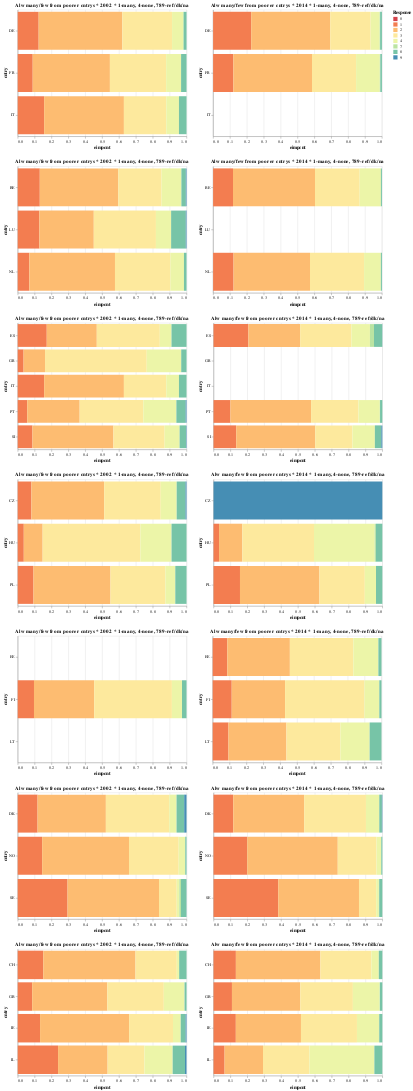

Notebook source saved alongside this figure:
### Code cell
utils.multigroup_plot(imm, ALL, 'eimpcnt')

### Figure 1 — Vega-Lite specification as saved in the notebook (floating-point values rounded to 4 significant figures)
{"$schema": "https://vega.github.io/schema/vega-lite/v2.6.0.json", "config": {"view": {"height": 300, "width": 400}}, "datasets": {"data-21030d6520898c2d5eb623ac5236640b": [{"cntry": "ES", "eimpcnt": 0.172, "essrnd": 1, "response": 1}, {"cntry": "ES", "eimpcnt": 0.2964, "essrnd": 1, "response": 2}, {"cntry": "ES", "eimpcnt": 0.3733, "essrnd": 1, "response": 3}, {"cntry": "ES", "eimpcnt": 0.0669, "essrnd": 1, "response": 4}, {"cntry": "ES", "eimpcnt": 0.003197, "essrnd": 1, "response": 7}, {"cntry": "ES", "eimpcnt": 0.08811, "essrnd": 1, "response": 8}, {"cntry": "PT", "eimpcnt": 0.05644, "essrnd": 1, "response": 1}, {"cntry": "PT", "eimpcnt": 0.3104, "essrnd": 1, "response": 2}, {"cntry": "PT", "eimpcnt": 0.3772, "essrnd": 1, "response": 3}, {"cntry": "PT", "eimpcnt": 0.1951, "essrnd": 1, "response": 4}, {"cntry": "PT", "eimpcnt": 0.0008244, "essrnd": 1, "response": 7}, {"cntry": "PT", "eimpcnt": 0.05472, "essrnd": 1, "response": 8}, {"cntry": "PT", "eimpcnt": 0.005296, "essrnd": 1, "response": 9}, {"cntry": "GR", "eimpcnt": 0.03473, "essrnd": 1, "response": 1}, {"cntry": "GR", "eimpcnt": 0.1271, "essrnd": 1, "response": 2}, {"cntry": "GR", "eimpcnt": 0.6026, "essrnd": 1, "response": 3}, {"cntry": "GR", "eimpcnt": 0.2036, "essrnd": 1, "response": 4}, {"cntry": "GR", "eimpcnt": 0.0004867, "essrnd": 1, "response": 7}, {"cntry": "GR", "eimpcnt": 0.03142, "essrnd": 1, "response": 8}, {"cntry": "IT", "eimpcnt": 0.1566, "essrnd": 1, "response": 1}, {"cntry": "IT", "eimpcnt": 0.4724, "essrnd": 1, "response": 2}, {"cntry": "IT", "eimpcnt": 0.2508, "essrnd": 1, "response": 3}, {"cntry": "IT", "eimpcnt": 0.07535, "essrnd": 1, "response": 4}, {"cntry": "IT", "eimpcnt": 0.04481, "essrnd": 1, "response": 8}, {"cntry": "SI", "eimpcnt": 0.08711, "essrnd": 1, "response": 1}, {"cntry": "SI", "eimpcnt": 0.4798, "essrnd": 1, "response": 2}, {"cntry": "SI", "eimpcnt": 0.3037, "essrnd": 1, "response": 3}, {"cntry": "SI", "eimpcnt": 0.08848, "essrnd": 1, "response": 4}, {"cntry": "SI", "eimpcnt": 0.03808, "essrnd": 1, "response": 8}, {"cntry": "SI", "eimpcnt": 0.002876, "essrnd": 1, "response": 9}], "data-21fa301419c89dcaf114e5a032d7178f": [{"cntry": "EE", "eimpcnt": 0.0865, "essrnd": 7, "response": 1}, {"cntry": "EE", "eimpcnt": 0.3707, "essrnd": 7, "response": 2}, {"cntry": "EE", "eimpcnt": 0.3759, "essrnd": 7, "response": 3}, {"cntry": "EE", "eimpcnt": 0.1484, "essrnd": 7, "response": 4}, {"cntry": "EE", "eimpcnt": 0.01844, "essrnd": 7, "response": 8}, {"cntry": "FI", "eimpcnt": 0.1128, "essrnd": 7, "response": 1}, {"cntry": "FI", "eimpcnt": 0.3161, "essrnd": 7, "response": 2}, {"cntry": "FI", "eimpcnt": 0.4704, "essrnd": 7, "response": 3}, {"cntry": "FI", "eimpcnt": 0.0862, "essrnd": 7, "response": 4}, {"cntry": "FI", "eimpcnt": 0.001814, "essrnd": 7, "response": 7}, {"cntry": "FI", "eimpcnt": 0.01267, "essrnd": 7, "response": 8}, {"cntry": "LT", "eimpcnt": 0.09347, "essrnd": 7, "response": 1}, {"cntry": "LT", "eimpcnt": 0.3434, "essrnd": 7, "response": 2}, {"cntry": "LT", "eimpcnt": 0.3198, "essrnd": 7, "response": 3}, {"cntry": "LT", "eimpcnt": 0.1731, "essrnd": 7, "response": 4}, {"cntry": "LT", "eimpcnt": 0.07016, "essrnd": 7, "response": 8}], "data-2ce0c29132242f0ea83e458c3a80968d": [{"cntry": "DK", "eimpcnt": 0.1176, "essrnd": 1, "response": 1}, {"cntry": "DK", "eimpcnt": 0.4046, "essrnd": 1, "response": 2}, {"cntry": "DK", "eimpcnt": 0.3752, "essrnd": 1, "response": 3}, {"cntry": "DK", "eimpcnt": 0.04353, "essrnd": 1, "response": 4}, {"cntry": "DK", "eimpcnt": 0.04535, "essrnd": 1, "response": 8}, {"cntry": "DK", "eimpcnt": 0.0137, "essrnd": 1, "response": 9}, {"cntry": "NO", "eimpcnt": 0.1447, "essrnd": 1, "response": 1}, {"cntry": "NO", "eimpcnt": 0.5144, "essrnd": 1, "response": 2}, {"cntry": "NO", "eimpcnt": 0.2947, "essrnd": 1, "response": 3}, {"cntry": "NO", "eimpcnt": 0.03707, "essrnd": 1, "response": 4}, {"cntry": "NO", "eimpcnt": 0.001728, "essrnd": 1, "response": 7}, {"cntry": "NO", "eimpcnt": 0.007374, "essrnd": 1, "response": 8}, {"cntry": "SE", "eimpcnt": 0.2953, "essrnd": 1, "response": 1}, {"cntry": "SE", "eimpcnt": 0.5418, "essrnd": 1, "response": 2}, {"cntry": "SE", "eimpcnt": 0.1047, "essrnd": 1, "response": 3}, {"cntry": "SE", "eimpcnt": 0.01538, "essrnd": 1, "response": 4}, {"cntry": "SE", "eimpcnt": 0.01017, "essrnd": 1, "response": 7}, {"cntry": "SE", "eimpcnt": 0.03213, "essrnd": 1, "response": 8}, {"cntry": "SE", "eimpcnt": 0.0004953, "essrnd": 1, "response": 9}], "data-2e280d7c9b11625b8d409eaee5e2ba03": [{"cntry": "CH", "eimpcnt": 0.1513, "essrnd": 1, "response": 1}, {"cntry": "CH", "eimpcnt": 0.5462, "essrnd": 1, "response": 2}, {"cntry": "CH", "eimpcnt": 0.245, "essrnd": 1, "response": 3}, {"cntry": "CH", "eimpcnt": 0.01379, "essrnd": 1, "response": 4}, {"cntry": "CH", "eimpcnt": 0.04367, "essrnd": 1, "response": 8}, {"cntry": "GB", "eimpcnt": 0.08566, "essrnd": 1, "response": 1}, {"cntry": "GB", "eimpcnt": 0.4452, "essrnd": 1, "response": 2}, {"cntry": "GB", "eimpcnt": 0.3346, "essrnd": 1, "response": 3}, {"cntry": "GB", "eimpcnt": 0.122, "essrnd": 1, "response": 4}, {"cntry": "GB", "eimpcnt": 0.001112, "essrnd": 1, "response": 7}, {"cntry": "GB", "eimpcnt": 0.0114, "essrnd": 1, "response": 8}, {"cntry": "IE", "eimpcnt": 0.1323, "essrnd": 1, "response": 1}, {"cntry": "IE", "eimpcnt": 0.5276, "essrnd": 1, "response": 2}, {"cntry": "IE", "eimpcnt": 0.2599, "essrnd": 1, "response": 3}, {"cntry": "IE", "eimpcnt": 0.04577, "essrnd": 1, "response": 4}, {"cntry": "IE", "eimpcnt": 0.0288, "essrnd": 1, "response": 8}, {"cntry": "IE", "eimpcnt": 0.005579, "essrnd": 1, "response": 9}, {"cntry": "IL", "eimpcnt": 0.239, "essrnd": 1, "response": 1}, {"cntry": "IL", "eimpcnt": 0.2935, "essrnd": 1, "response": 2}, {"cntry": "IL", "eimpcnt": 0.2183, "essrnd": 1, "response": 3}, {"cntry": "IL", "eimpcnt": 0.1672, "essrnd": 1, "response": 4}, {"cntry": "IL", "eimpcnt": 0.07289, "essrnd": 1, "response": 8}, {"cntry": "IL", "eimpcnt": 0.009146, "essrnd": 1, "response": 9}], "data-4727062a19b64a0c220c93d1cd1ff5c6": [{"cntry": "DE", "eimpcnt": 0.1241, "essrnd": 1, "response": 1}, {"cntry": "DE", "eimpcnt": 0.4955, "essrnd": 1, "response": 2}, {"cntry": "DE", "eimpcnt": 0.2947, "essrnd": 1, "response": 3}, {"cntry": "DE", "eimpcnt": 0.06544, "essrnd": 1, "response": 4}, {"cntry": "DE", "eimpcnt": 0.003896, "essrnd": 1, "response": 7}, {"cntry": "DE", "eimpcnt": 0.01632, "essrnd": 1, "response": 8}, {"cntry": "FR", "eimpcnt": 0.08881, "essrnd": 1, "response": 1}, {"cntry": "FR", "eimpcnt": 0.4573, "essrnd": 1, "response": 2}, {"cntry": "FR", "eimpcnt": 0.3331, "essrnd": 1, "response": 3}, {"cntry": "FR", "eimpcnt": 0.08863, "essrnd": 1, "response": 4}, {"cntry": "FR", "eimpcnt": 0.03221, "essrnd": 1, "response": 8}, {"cntry": "IT", "eimpcnt": 0.1566, "essrnd": 1, "response": 1}, {"cntry": "IT", "eimpcnt": 0.4724, "essrnd": 1, "response": 2}, {"cntry": "IT", "eimpcnt": 0.2508, "essrnd": 1, "response": 3}, {"cntry": "IT", "eimpcnt": 0.07535, "essrnd": 1, "response": 4}, {"cntry": "IT", "eimpcnt": 0.04481, "essrnd": 1, "response": 8}], "data-4b9bf45a5e732a5a0cfc5ff7a6ea617f": [{"cntry": "PL", "eimpcnt": 0.09339, "essrnd": 1, "response": 1}, {"cntry": "PL", "eimpcnt": 0.4563, "essrnd": 1, "response": 2}, {"cntry": "PL", "eimpcnt": 0.325, "essrnd": 1, "response": 3}, {"cntry": "PL", "eimpcnt": 0.05878, "essrnd": 1, "response": 4}, {"cntry": "PL", "eimpcnt": 0.06658, "essrnd": 1, "response": 8}, {"cntry": "HU", "eimpcnt": 0.03593, "essrnd": 1, "response": 1}, {"cntry": "HU", "eimpcnt": 0.1117, "essrnd": 1, "response": 2}, {"cntry": "HU", "eimpcnt": 0.5791, "essrnd": 1, "response": 3}, {"cntry": "HU", "eimpcnt": 0.1845, "essrnd": 1, "response": 4}, {"cntry": "HU", "eimpcnt": 0.08876, "essrnd": 1, "response": 8}, {"cntry": "CZ", "eimpcnt": 0.08111, "essrnd": 1, "response": 1}, {"cntry": "CZ", "eimpcnt": 0.4312, "essrnd": 1, "response": 2}, {"cntry": "CZ", "eimpcnt": 0.335, "essrnd": 1, "response": 3}, {"cntry": "CZ", "eimpcnt": 0.09449, "essrnd": 1, "response": 4}, {"cntry": "CZ", "eimpcnt": 0.05233, "essrnd": 1, "response": 8}, {"cntry": "CZ", "eimpcnt": 0.005934, "essrnd": 1, "response": 9}], "data-672e9588717fdf48c7c6d6b4a53b3f22": [{"cntry": "PL", "eimpcnt": 0.1567, "essrnd": 7, "response": 1}, {"cntry": "PL", "eimpcnt": 0.4707, "essrnd": 7, "response": 2}, {"cntry": "PL", "eimpcnt": 0.2688, "essrnd": 7, "response": 3}, {"cntry": "PL", "eimpcnt": 0.06618, "essrnd": 7, "response": 4}, {"cntry": "PL", "eimpcnt": 0.03759, "essrnd": 7, "response": 8}, {"cntry": "HU", "eimpcnt": 0.03258, "essrnd": 7, "response": 1}, {"cntry": "HU", "eimpcnt": 0.138, "essrnd": 7, "response": 2}, {"cntry": "HU", "eimpcnt": 0.4246, "essrnd": 7, "response": 3}, {"cntry": "HU", "eimpcnt": 0.3596, "essrnd": 7, "response": 4}, {"cntry": "HU", "eimpcnt": 0.006946, "essrnd": 7, "response": 7}, {"cntry": "HU", "eimpcnt": 0.03821, "essrnd": 7, "response": 8}, {"cntry": "CZ", "eimpcnt": 1.0, "essrnd": 7, "response": 9}], "data-6748a48e72dfc60a76a5e18b2801ee4a": [{"cntry": "ES", "eimpcnt": 0.2065, "essrnd": 7, "response": 1}, {"cntry": "ES", "eimpcnt": 0.3067, "essrnd": 7, "response": 2}, {"cntry": "ES", "eimpcnt": 0.3038, "essrnd": 7, "response": 3}, {"cntry": "ES", "eimpcnt": 0.1096, "essrnd": 7, "response": 4}, {"cntry": "ES", "eimpcnt": 0.0242, "essrnd": 7, "response": 7}, {"cntry": "ES", "eimpcnt": 0.04868, "essrnd": 7, "response": 8}, {"cntry": "ES", "eimpcnt": 0.0005442, "essrnd": 7, "response": 9}, {"cntry": "PT", "eimpcnt": 0.09978, "essrnd": 7, "response": 1}, {"cntry": "PT", "eimpcnt": 0.4781, "essrnd": 7, "response": 2}, {"cntry": "PT", "eimpcnt": 0.2806, "essrnd": 7, "response": 3}, {"cntry": "PT", "eimpcnt": 0.1264, "essrnd": 7, "response": 4}, {"cntry": "PT", "eimpcnt": 0.001488, "essrnd": 7, "response": 7}, {"cntry": "PT", "eimpcnt": 0.01353, "essrnd": 7, "response": 8}, {"cntry": "GR", "eimpcnt": 0, "essrnd": 7, "response": 0}, {"cntry": "IT", "eimpcnt": 0, "essrnd": 7, "response": 0}, {"cntry": "SI", "eimpcnt": 0.1345, "essrnd": 7, "response": 1}, {"cntry": "SI", "eimpcnt": 0.468, "essrnd": 7, "response": 2}, {"cntry": "SI", "eimpcnt": 0.2208, "essrnd": 7, "response": 3}, {"cntry": "SI", "eimpcnt": 0.1326, "essrnd": 7, "response": 4}, {"cntry": "SI", "eimpcnt": 0.03825, "essrnd": 7, "response": 8}, {"cntry": "SI", "eimpcnt": 0.006008, "essrnd": 7, "response": 9}], "data-7b885f529e5c8628a75c6cdc7dfd09c1": [{"cntry": "BE", "eimpcnt": 0.1178, "essrnd": 7, "response": 1}, {"cntry": "BE", "eimpcnt": 0.4859, "essrnd": 7, "response": 2}, {"cntry": "BE", "eimpcnt": 0.2646, "essrnd": 7, "response": 3}, {"cntry": "BE", "eimpcnt": 0.1256, "essrnd": 7, "response": 4}, {"cntry": "BE", "eimpcnt": 0.006075, "essrnd": 7, "response": 8}, {"cntry": "NL", "eimpcnt": 0.1211, "essrnd": 7, "response": 1}, {"cntry": "NL", "eimpcnt": 0.453, "essrnd": 7, "response": 2}, {"cntry": "NL", "eimpcnt": 0.3203, "essrnd": 7, "response": 3}, {"cntry": "NL", "eimpcnt": 0.09867, "essrnd": 7, "response": 4}, {"cntry": "NL", "eimpcnt": 0.001214, "essrnd": 7, "response": 7}, {"cntry": "NL", "eimpcnt": 0.005779, "essrnd": 7, "response": 8}, {"cntry": "LU", "eimpcnt": 0, "essrnd": 7, "response": 0}], "data-8cc0f1299e6c82b607bb31715eb36337": [{"cntry": "DE", "eimpcnt": 0.2255, "essrnd": 7, "response": 1}, {"cntry": "DE", "eimpcnt": 0.4682, "essrnd": 7, "response": 2}, {"cntry": "DE", "eimpcnt": 0.2394, "essrnd": 7, "response": 3}, {"cntry": "DE", "eimpcnt": 0.05351, "essrnd": 7, "response": 4}, {"cntry": "DE", "eimpcnt": 0.002779, "essrnd": 7, "response": 7}, {"cntry": "DE", "eimpcnt": 0.01058, "essrnd": 7, "response": 8}, {"cntry": "FR", "eimpcnt": 0.1201, "essrnd": 7, "response": 1}, {"cntry": "FR", "eimpcnt": 0.4658, "essrnd": 7, "response": 2}, {"cntry": "FR", "eimpcnt": 0.2611, "essrnd": 7, "response": 3}, {"cntry": "FR", "eimpcnt": 0.1405, "essrnd": 7, "response": 4}, {"cntry": "FR", "eimpcnt": 0.003161, "essrnd": 7, "response": 7}, {"cntry": "FR", "eimpcnt": 0.009358, "essrnd": 7, "response": 8}, {"cntry": "IT", "eimpcnt": 0, "essrnd": 7, "response": 0}], "data-aeefe2d3326d7aa0c1e36911f0d1e81b": [{"cntry": "CH", "eimpcnt": 0.1325, "essrnd": 7, "response": 1}, {"cntry": "CH", "eimpcnt": 0.5007, "essrnd": 7, "response": 2}, {"cntry": "CH", "eimpcnt": 0.3016, "essrnd": 7, "response": 3}, {"cntry": "CH", "eimpcnt": 0.04446, "essrnd": 7, "response": 4}, {"cntry": "CH", "eimpcnt": 0.02085, "essrnd": 7, "response": 8}, {"cntry": "GB", "eimpcnt": 0.1092, "essrnd": 7, "response": 1}, {"cntry": "GB", "eimpcnt": 0.4049, "essrnd": 7, "response": 2}, {"cntry": "GB", "eimpcnt": 0.3115, "essrnd": 7, "response": 3}, {"cntry": "GB", "eimpcnt": 0.1583, "essrnd": 7, "response": 4}, {"cntry": "GB", "eimpcnt": 0.001764, "essrnd": 7, "response": 7}, {"cntry": "GB", "eimpcnt": 0.01428, "essrnd": 7, "response": 8}, {"cntry": "IE", "eimpcnt": 0.1321, "essrnd": 7, "response": 1}, {"cntry": "IE", "eimpcnt": 0.3858, "essrnd": 7, "response": 2}, {"cntry": "IE", "eimpcnt": 0.3317, "essrnd": 7, "response": 3}, {"cntry": "IE", "eimpcnt": 0.1303, "essrnd": 7, "response": 4}, {"cntry": "IE", "eimpcnt": 0.001793, "essrnd": 7, "response": 7}, {"cntry": "IE", "eimpcnt": 0.01823, "essrnd": 7, "response": 8}, {"cntry": "IL", "eimpcnt": 0.06554, "essrnd": 7, "response": 1}, {"cntry": "IL", "eimpcnt": 0.2275, "essrnd": 7, "response": 2}, {"cntry": "IL", "eimpcnt": 0.2751, "essrnd": 7, "response": 3}, {"cntry": "IL", "eimpcnt": 0.3846, "essrnd": 7, "response": 4}, {"cntry": "IL", "eimpcnt": 0.04719, "essrnd": 7, "response": 8}], "data-dc4efba003d9a475f2cbf13c52459ac7": [{"cntry": "DK", "eimpcnt": 0.1168, "essrnd": 7, "response": 1}, {"cntry": "DK", "eimpcnt": 0.4202, "essrnd": 7, "response": 2}, {"cntry": "DK", "eimpcnt": 0.366, "essrnd": 7, "response": 3}, {"cntry": "DK", "eimpcnt": 0.07887, "essrnd": 7, "response": 4}, {"cntry": "DK", "eimpcnt": 0.01543, "essrnd": 7, "response": 8}, {"cntry": "DK", "eimpcnt": 0.002714, "essrnd": 7, "response": 9}, {"cntry": "NO", "eimpcnt": 0.1996, "essrnd": 7, "response": 1}, {"cntry": "NO", "eimpcnt": 0.5363, "essrnd": 7, "response": 2}, {"cntry": "NO", "eimpcnt": 0.2295, "essrnd": 7, "response": 3}, {"cntry": "NO", "eimpcnt": 0.02783, "essrnd": 7, "response": 4}, {"cntry": "NO", "eimpcnt": 0.0004897, "essrnd": 7, "response": 7}, {"cntry": "NO", "eimpcnt": 0.006232, "essrnd": 7, "response": 8}, {"cntry": "SE", "eimpcnt": 0.3834, "essrnd": 7, "response": 1}, {"cntry": "SE", "eimpcnt": 0.4783, "essrnd": 7, "response": 2}, {"cntry": "SE", "eimpcnt": 0.1019, "essrnd": 7, "response": 3}, {"cntry": "SE", "eimpcnt": 0.01592, "essrnd": 7, "response": 4}, {"cntry": "SE", "eimpcnt": 0.001856, "essrnd": 7, "response": 7}, {"cntry": "SE", "eimpcnt": 0.01864, "essrnd": 7, "response": 8}], "data-dd809ebe90d3152d6a9ebbacc5f7a069": [{"cntry": "EE", "eimpcnt": 0, "essrnd": 1, "response": 0}, {"cntry": "FI", "eimpcnt": 0.09629, "essrnd": 1, "response": 1}, {"cntry": "FI", "eimpcnt": 0.3567, "essrnd": 1, "response": 2}, {"cntry": "FI", "eimpcnt": 0.4605, "essrnd": 1, "response": 3}, {"cntry": "FI", "eimpcnt": 0.0596, "essrnd": 1, "response": 4}, {"cntry": "FI", "eimpcnt": 0.02697, "essrnd": 1, "response": 8}, {"cntry": "LT", "eimpcnt": 0, "essrnd": 1, "response": 0}], "data-fa5ab97b301c683630272338a93fc67f": [{"cntry": "BE", "eimpcnt": 0.1307, "essrnd": 1, "response": 1}, {"cntry": "BE", "eimpcnt": 0.4649, "essrnd": 1, "response": 2}, {"cntry": "BE", "eimpcnt": 0.2566, "essrnd": 1, "response": 3}, {"cntry": "BE", "eimpcnt": 0.1173, "essrnd": 1, "response": 4}, {"cntry": "BE", "eimpcnt": 0.02611, "essrnd": 1, "response": 8}, {"cntry": "BE", "eimpcnt": 0.004331, "essrnd": 1, "response": 9}, {"cntry": "NL", "eimpcnt": 0.06883, "essrnd": 1, "response": 1}, {"cntry": "NL", "eimpcnt": 0.5073, "essrnd": 1, "response": 2}, {"cntry": "NL", "eimpcnt": 0.3287, "essrnd": 1, "response": 3}, {"cntry": "NL", "eimpcnt": 0.07994, "essrnd": 1, "response": 4}, {"cntry": "NL", "eimpcnt": 0.01521, "essrnd": 1, "response": 8}, {"cntry": "LU", "eimpcnt": 0.1284, "essrnd": 1, "response": 1}, {"cntry": "LU", "eimpcnt": 0.3222, "essrnd": 1, "response": 2}, {"cntry": "LU", "eimpcnt": 0.3682, "essrnd": 1, "response": 3}, {"cntry": "LU", "eimpcnt": 0.0899, "essrnd": 1, "response": 4}, {"cntry": "LU", "eimpcnt": 0.0868, "essrnd": 1, "response": 8}, {"cntry": "LU", "eimpcnt": 0.004464, "essrnd": 1, "response": 9}]}, "vconcat": [{"hconcat": [{"data": {"name": "data-4727062a19b64a0c220c93d1cd1ff5c6"}, "encoding": {"color": {"field": "response", "legend": {"title": "Response"}, "scale": {"scheme": "spectral"}, "type": "ordinal"}, "order": {"field": "response", "sort": "ascending", "type": "quantitative"}, "x": {"field": "eimpcnt", "scale": {"domain": [0, 1]}, "type": "quantitative"}, "y": {"field": "cntry", "type": "nominal"}}, "mark": "bar", "title": "Alw many/few from poorer cntrys * 2002 * 1-many, 4-none, 789-ref/dk/na"}, {"data": {"name": "data-8cc0f1299e6c82b607bb31715eb36337"}, "encoding": {"color": {"field": "response", "legend": {"title": "Response"}, "scale": {"scheme": "spectral"}, "type": "ordinal"}, "order": {"field": "response", "sort": "ascending", "type": "quantitative"}, "x": {"field": "eimpcnt", "scale": {"domain": [0, 1]}, "type": "quantitative"}, "y": {"field": "cntry", "type": "nominal"}}, "mark": "bar", "title": "Alw many/few from poorer cntrys * 2014 * 1-many, 4-none, 789-ref/dk/na"}]}, {"hconcat": [{"data": {"name": "data-fa5ab97b301c683630272338a93fc67f"}, "encoding": {"color": {"field": "response", "legend": {"title": "Response"}, "scale": {"scheme": "spectral"}, "type": "ordinal"}, "order": {"field": "response", "sort": "ascending", "type": "quantitative"}, "x": {"field": "eimpcnt", "scale": {"domain": [0, 1]}, "type": "quantitative"}, "y": {"field": "cntry", "type": "nominal"}}, "mark": "bar", "title": "Alw many/few from poorer cntrys * 2002 * 1-many, 4-none, 789-ref/dk/na"}, {"data": {"name": "data-7b885f529e5c8628a75c6cdc7dfd09c1"}, "encoding": {"color": {"field": "response", "legend": {"title": "Response"}, "scale": {"scheme": "spectral"}, "type": "ordinal"}, "order": {"field": "response", "sort": "ascending", "type": "quantitative"}, "x": {"field": "eimpcnt", "scale": {"domain": [0, 1]}, "type": "quantitative"}, "y": {"field": "cntry", "type": "nominal"}}, "mark": "bar", "title": "Alw many/few from poorer cntrys * 2014 * 1-many, 4-none, 789-ref/dk/na"}]}, {"hconcat": [{"data": {"name": "data-21030d6520898c2d5eb623ac5236640b"}, "encoding": {"color": {"field": "response", "legend": {"title": "Response"}, "scale": {"scheme": "spectral"}, "type": "ordinal"}, "order": {"field": "response", "sort": "ascending", "type": "quantitative"}, "x": {"field": "eimpcnt", "scale": {"domain": [0, 1]}, "type": "quantitative"}, "y": {"field": "cntry", "type": "nominal"}}, "mark": "bar", "title": "Alw many/few from poorer cntrys * 2002 * 1-many, 4-none, 789-ref/dk/na"}, {"data": {"name": "data-6748a48e72dfc60a76a5e18b2801ee4a"}, "encoding": {"color": {"field": "response", "legend": {"title": "Response"}, "scale": {"scheme": "spectral"}, "type": "ordinal"}, "order": {"field": "response", "sort": "ascending", "type": "quantitative"}, "x": {"field": "eimpcnt", "scale": {"domain": [0, 1]}, "type": "quantitative"}, "y": {"field": "cntry", "type": "nominal"}}, "mark": "bar", "title": "Alw many/few from poorer cntrys * 2014 * 1-many, 4-none, 789-ref/dk/na"}]}, {"hconcat": [{"data": {"name": "data-4b9bf45a5e732a5a0cfc5ff7a6ea617f"}, "encoding": {"color": {"field": "response", "legend": {"title": "Response"}, "scale": {"scheme": "spectral"}, "type": "ordinal"}, "order": {"field": "response", "sort": "ascending", "type": "quantitative"}, "x": {"field": "eimpcnt", "scale": {"domain": [0, 1]}, "type": "quantitative"}, "y": {"field": "cntry", "type": "nominal"}}, "mark": "bar", "title": "Alw many/few from poorer cntrys * 2002 * 1-many, 4-none, 789-ref/dk/na"}, {"data": {"name": "data-672e9588717fdf48c7c6d6b4a53b3f22"}, "encoding": {"color": {"field": "response", "legend": {"title": "Response"}, "scale": {"scheme": "spectral"}, "type": "ordinal"}, "order": {"field": "response", "sort": "ascending", "type": "quantitative"}, "x": {"field": "eimpcnt", "scale": {"domain": [0, 1]}, "type": "quantitative"}, "y": {"field": "cntry", "type": "nominal"}}, "mark": "bar", "title": "Alw many/few from poorer cntrys * 2014 * 1-many, 4-none, 789-ref/dk/na"}]}, {"hconcat": [{"data": {"name": "data-dd809ebe90d3152d6a9ebbacc5f7a069"}, "encoding": {"color": {"field": "response", "legend": {"title": "Response"}, "scale": {"scheme": "spectral"}, "type": "ordinal"}, "order": {"field": "response", "sort": "ascending", "type": "quantitative"}, "x": {"field": "eimpcnt", "scale": {"domain": [0, 1]}, "type": "quantitative"}, "y": {"field": "cntry", "type": "nominal"}}, "mark": "bar", "title": "Alw many/few from poorer cntrys * 2002 * 1-many, 4-none, 789-ref/dk/na"}, {"data": {"name": "data-21fa301419c89dcaf114e5a032d7178f"}, "encoding": {"color": {"field": "response", "legend": {"title": "Response"}, "scale": {"scheme": "spectral"}, "type": "ordinal"}, "order": {"field": "response", "sort": "ascending", "type": "quantitative"}, "x": {"field": "eimpcnt", "scale": {"domain": [0, 1]}, "type": "quantitative"}, "y": {"field": "cntry", "type": "nominal"}}, "mark": "bar", "title": "Alw many/few from poorer cntrys * 2014 * 1-many, 4-none, 789-ref/dk/na"}]}, {"hconcat": [{"data": {"name": "data-2ce0c29132242f0ea83e458c3a80968d"}, "encoding": {"color": {"field": "response", "legend": {"title": "Response"}, "scale": {"scheme": "spectral"}, "type": "ordinal"}, "order": {"field": "response", "sort": "ascending", "type": "quantitative"}, "x": {"field": "eimpcnt", "scale": {"domain": [0, 1]}, "type": "quantitative"}, "y": {"field": "cntry", "type": "nominal"}}, "mark": "bar", "title": "Alw many/few from poorer cntrys * 2002 * 1-many, 4-none, 789-ref/dk/na"}, {"data": {"name": "data-dc4efba003d9a475f2cbf13c52459ac7"}, "encoding": {"color": {"field": "response", "legend": {"title": "Response"}, "scale": {"scheme": "spectral"}, "type": "ordinal"}, "order": {"field": "response", "sort": "ascending", "type": "quantitative"}, "x": {"field": "eimpcnt", "scale": {"domain": [0, 1]}, "type": "quantitative"}, "y": {"field": "cntry", "type": "nominal"}}, "mark": "bar", "title": "Alw many/few from poorer cntrys * 2014 * 1-many, 4-none, 789-ref/dk/na"}]}, {"hconcat": [{"data": {"name": "data-2e280d7c9b11625b8d409eaee5e2ba03"}, "encoding": {"color": {"field": "response", "legend": {"title": "Response"}, "scale": {"scheme": "spectral"}, "type": "ordinal"}, "order": {"field": "response", "sort": "ascending", "type": "quantitative"}, "x": {"field": "eimpcnt", "scale": {"domain": [0, 1]}, "type": "quantitative"}, "y": {"field": "cntry", "type": "nominal"}}, "mark": "bar", "title": "Alw many/few from poorer cntrys * 2002 * 1-many, 4-none, 789-ref/dk/na"}, {"data": {"name": "data-aeefe2d3326d7aa0c1e36911f0d1e81b"}, "encoding": {"color": {"field": "response", "legend": {"title": "Response"}, "scale": {"scheme": "spectral"}, "type": "ordinal"}, "order": {"field": "response", "sort": "ascending", "type": "quantitative"}, "x": {"field": "eimpcnt", "scale": {"domain": [0, 1]}, "type": "quantitative"}, "y": {"field": "cntry", "type": "nominal"}}, "mark": "bar", "title": "Alw many/few from poorer cntrys * 2014 * 1-many, 4-none, 789-ref/dk/na"}]}]}
